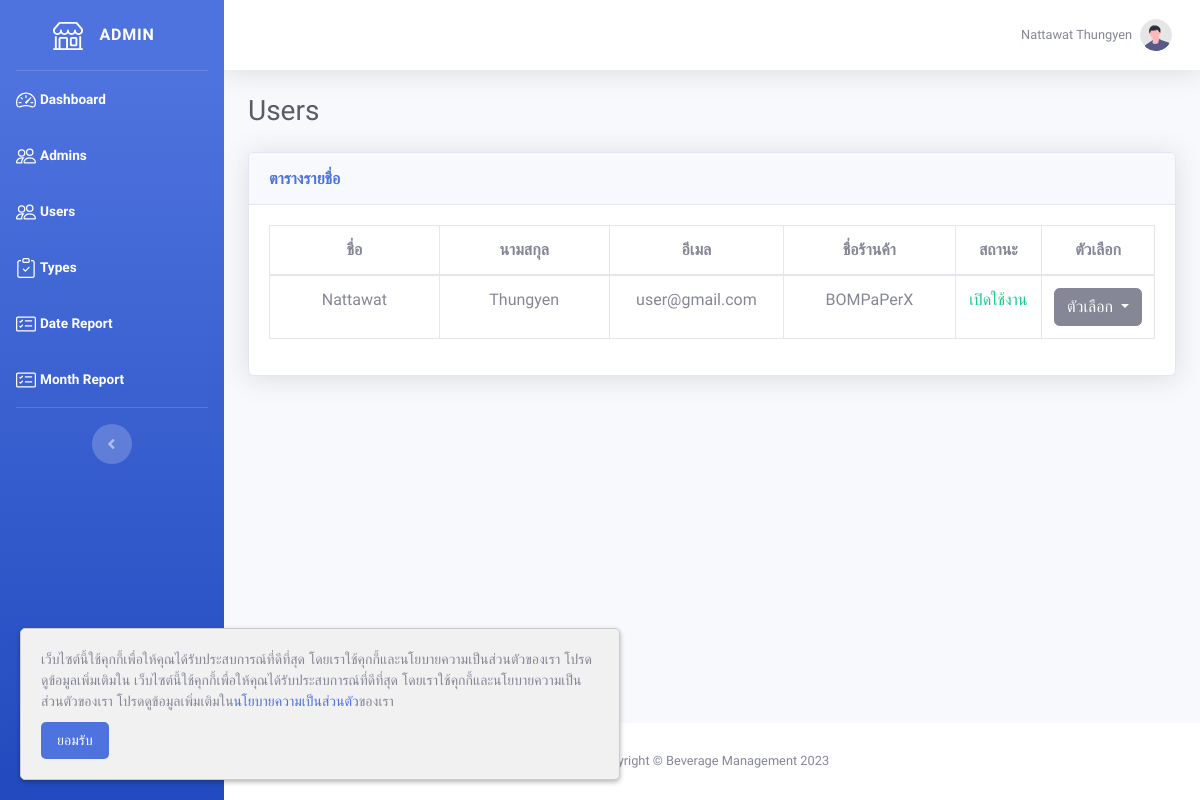
Before: /admin/user.php (signed in) with the older database file.
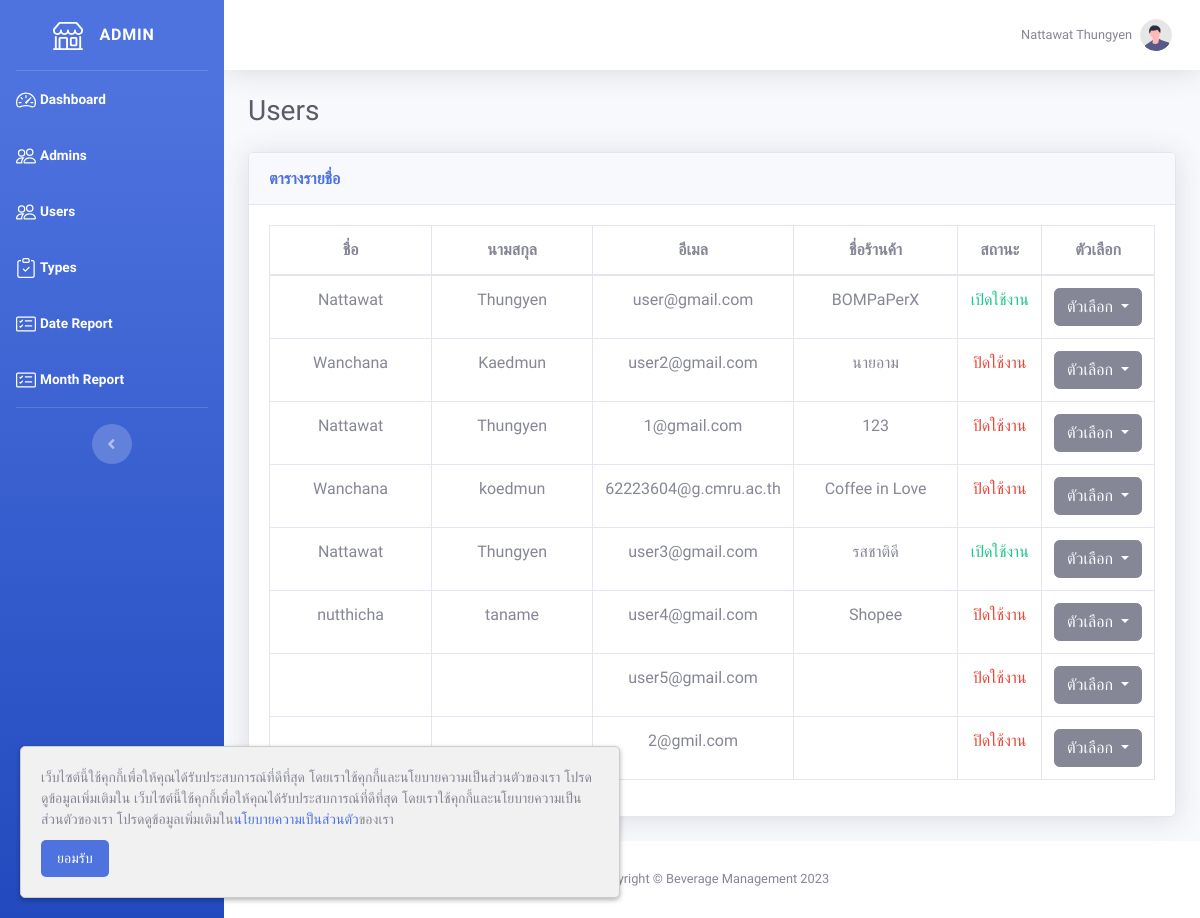
After: the same page with the newer database file.
### tables this page shows
CREATE TABLE `user` (
  `user_id` int(10) NOT NULL,
  `email` varchar(255) NOT NULL,
  `password` varchar(255) NOT NULL,
  `password_view` varchar(255) NOT NULL,
  `status` tinyint(1) NOT NULL COMMENT '0=disable\r\n1=enable',
  `agree` tinyint(1) NOT NULL,
  `firstname` varchar(255) NOT NULL,
  `lastname` varchar(255) NOT NULL,
  `id_number` varchar(13) NOT NULL,
  `phone` varchar(10) NOT NULL,
  `line` varchar(255) NOT NULL,
  `address` text NOT NULL,
  `store` varchar(255) NOT NULL,
  `description` text NOT NULL,
  `img_path` text NOT NULL
);

### admin/user.php (the view, shortened to what the changed rows need)
<!DOCTYPE html>
<html lang="en">
<?php
require '../include/connect.php';
include '../include/header.php';
$user_data = $connect->prepare("SELECT * FROM user");
$user_data->execute();
$row_user = $user_data->fetchAll(PDO::FETCH_ASSOC);
?>
<body id="page-top">
    <div id="wrapper">
        <div id="content-wrapper" class="d-flex flex-column">
            <div id="content">
                <div class="container-fluid">
                    <div class="d-sm-flex align-items-center justify-content-between mb-4">
                        <h1 class="h3 mb-0 text-gray-800">Users</h1>
                    </div>
                    <div class="card shadow mb-4">
                        <div class="card-body">
                            <div class="table-responsive">
                                <table class="table table-bordered" id="dataTable" width="100%" cellspacing="0">
                                    <thead class="text-center">
                                        <tr>
                                            <th width="20%">ชื่อ</th>
                                            <th width="20%">นามสกุล</th>
                                            <th width="20%">อีเมล</th>
                                            <th width="20%">ชื่อร้านค้า</th>
                                            <th width="10%">สถานะ</th>
                                            <th width="10%">ตัวเลือก</th>
                                        </tr>
                                    </thead>
                                    <tbody class="text-center">
                                        <?php foreach ($row_user as $row) { ?>
                                            <tr>
                                                <td><?= $row['firstname'] ?></td>
                                                <td><?= $row['lastname'] ?></td>
                                                <td><?= $row['email'] ?></td>
                                                <td><?= $row['store'] ?></td>
                                                <?php
                                                if (isset($_GET['status'])) {
                                                    if ($_GET['status'] == 'trial') {
                                                ?>
                                                        <td class="text-warning">ทดลองใช้งาน</td>
                                                    <?php
                                                    } elseif ($_GET['status'] == 'wait') {
                                                    ?>
                                                        <td class="text-warning">รอการอนุมัติ</td>
                                                        <?php
                                                    } else {
                                                        if ($row['status'] == 0) {
                                                        ?>
                                                            <td class="text-danger">ปิดใช้งาน</td>
                                                        <?php
                                                        } else {
                                                        ?>
                                                            <td class="text-success">เปิดใช้งาน</td>
                                                        <?php
                                                        }
                                                    }
                                                } else {
                                                    if ($row['status'] == 0) {
                                                        ?>
                                                        <td class="text-danger">ปิดใช้งาน</td>
                                                    <?php
                                                    } else {
                                                    ?>
                                                        <td class="text-success">เปิดใช้งาน</td>
                                                <?php
                                                    }
                                                }
                                                ?>
                                                <td>
                                                    <div class="dropdown">
                                                        <button class="btn btn-secondary dropdown-toggle" type="button" data-toggle="dropdown" aria-expanded="false">
                                                            ตัวเลือก
                                                        </button>
                                                    </div>
                                                </td>
                                            </tr>
                                        <?php } ?>
                                    </tbody>
                                </table>
                            </div>
                        </div>
                    </div>
                </div>
            </div>
        </div>
    </div>
</body>
</html>

Changed rows visible on the page:
added user: firstname "Wanchana", lastname "Kaedmun", email "user2@gmail.com", store "นายอาม", status "ปิดใช้งาน"
added user: firstname "Nattawat", lastname "Thungyen", email "1@gmail.com", store "123", status "ปิดใช้งาน"
added user: firstname "Wanchana", lastname "koedmun", email "62223604@g.cmru.ac.th", store "Coffee in Love", status "ปิดใช้งาน"
added user: firstname "Nattawat", lastname "Thungyen", email "user3@gmail.com", store "รสชาติดี", status "เปิดใช้งาน"
added user: firstname "nutthicha", lastname "taname", email "user4@gmail.com", store "Shopee", status "ปิดใช้งาน"
added user: email "user5@gmail.com", status "ปิดใช้งาน"
added user: email "2@gmil.com", status "ปิดใช้งาน"
